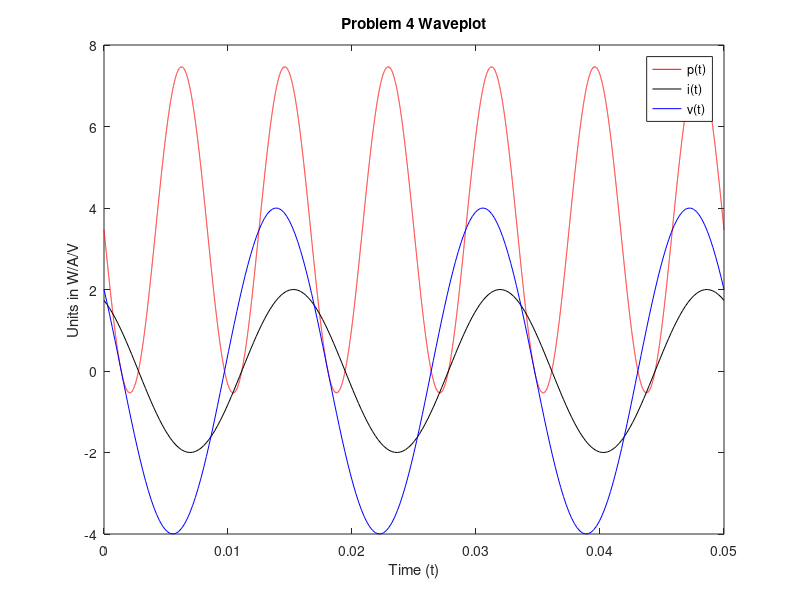

The MATLAB script that drew this image: (Note: this script raises an error after producing the figure.)
figure(3)
fplot(@(x) (2*sqrt(3) + 2*sqrt(3)*cos(240*pi*x + 2*pi/3) + 2*sin(240*pi*x+2*pi/3)), [0 .05],'r')
hold on 
fplot(@(x) (2*cos(120*pi*x + pi/6)), [0 .05], 'k')
fplot(@(x) (4*cos(120*pi*x + pi/3)), [0 .05], 'b')
legend('p(t)','i(t)','v(t)')
title('Problem 4 Waveplot')
xlabel('Time (t)')
ylabel('Units in W/A/V')
%fplot(@(x) (2*sqrt(3)))

%%

fplot(@(x) (5*.75)^x/factorial(x)*exp(-(5*.75)))



%%